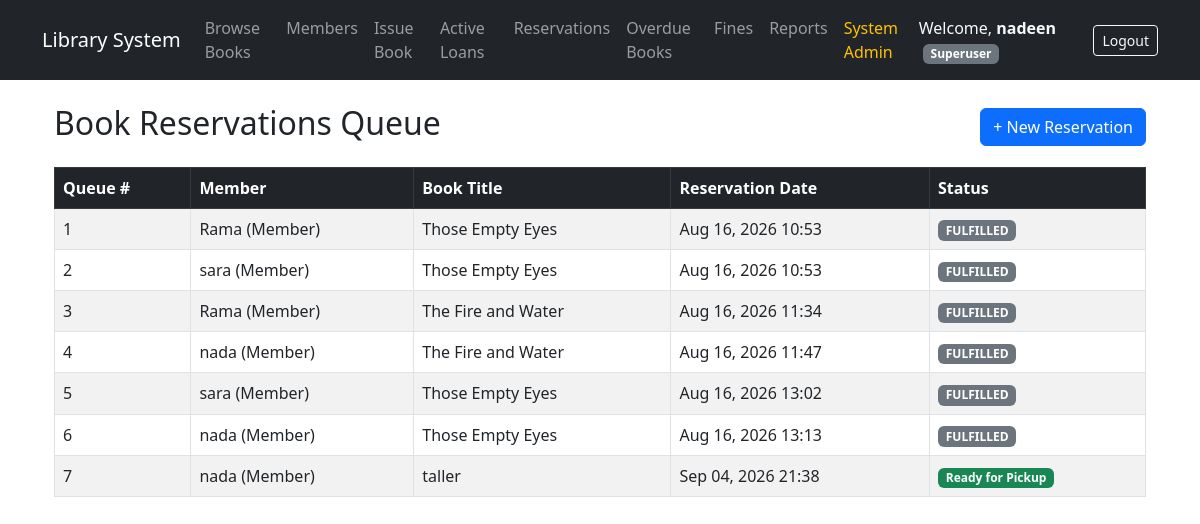
The app's page /books/reservations/ (signed in) with its own data.
### books/models.py (models this page shows, shortened)
class Reservation(models.Model):
    STATUS_CHOICES = (
        ('PENDING', 'Pending'),
        ('AVAILABLE', 'Available for Pickup'),
        ('COMPLETED', 'Completed'),
        ('CANCELLED', 'Cancelled'),
    )
    member = models.ForeignKey(Member, on_delete=models.CASCADE, related_name='reservations')
    book = models.ForeignKey(Book, on_delete=models.CASCADE, related_name='reservations')
    reservation_date = models.DateTimeField(auto_now_add=True)
    status = models.CharField(max_length=15, choices=STATUS_CHOICES, default='PENDING')
    class Meta:
        ordering = ['reservation_date']  # First-come, first-served queue

class Member(models.Model):
    ROLE_CHOICES = (
        ('ADMIN', 'Administrator'),
        ('LIBRARIAN', 'Librarian'),
        ('ASSISTANT', 'Assistant'),
        ('MEMBER', 'Member'),
    )
    user = models.OneToOneField(User, on_delete=models.CASCADE, related_name='member_profile')
    role = models.CharField(max_length=15, choices=ROLE_CHOICES, default='MEMBER')
    phone = models.CharField(max_length=20)
    is_active_member = models.BooleanField(default=True)
    created_at = models.DateTimeField(auto_now_add=True)
    def __str__(self):
        return f"{self.user.username} ({self.get_role_display()})"

class Book(models.Model):
    title = models.CharField(max_length=200)
    author = models.CharField(max_length=200)
    quantity = models.IntegerField(validators=[MinValueValidator(0)])
    publication_year = models.IntegerField(
        validators=[MinValueValidator(1000), MaxValueValidator(current_year)]
    )

### books/views.py (the view)
# urls.py: path('reservations/', views.reservation_list_view, name='reservation_list'),
@login_required
@role_required(['ADMIN', 'LIBRARIAN', 'ASSISTANT'])
def reservation_list_view(request):
    reservations = Reservation.objects.select_related('member__user', 'book').all()
    return render(request, 'books/reservations/reservation_list.html', {'reservations': reservations})

### books/templates/books/reservations/reservation_list.html
{% extends 'books/base.html' %}
{% block content %}
<div class="container mt-4">
    <div class="d-flex justify-content-between align-items-center mb-3">
        <h2>Book Reservations Queue</h2>
        <a href="{% url 'reserve_book' %}" class="btn btn-primary">+ New Reservation</a>
    </div>
    <table class="table table-bordered table-striped">
        <thead class="table-dark">
            <tr>
                <th>Queue #</th>
                <th>Member</th>
                <th>Book Title</th>
                <th>Reservation Date</th>
                <th>Status</th>
            </tr>
        </thead>
        <tbody>
            {% for reservation in reservations %}
            <tr>
                <td>{{ forloop.counter }}</td>
                <td>{{ reservation.member }}</td>
                <td>{{ reservation.book.title }}</td>
                <td>{{ reservation.reservation_date|date:"M d, Y H:i" }}</td>
                <td>
                    {% if reservation.status == 'PENDING' %}
                        <span class="badge bg-warning text-dark">Pending</span>
                    {% elif reservation.status == 'AVAILABLE' %}
                        <span class="badge bg-success">Ready for Pickup</span>
                    {% else %}
                        <span class="badge bg-secondary">{{ reservation.status }}</span>
                    {% endif %}
                </td>
            </tr>
            {% empty %}
            <tr>
                <td colspan="5" class="text-center text-muted">No reservations placed yet.</td>
            </tr>
            {% endfor %}
        </tbody>
    </table>
</div>
{% endblock %}

### books/templates/books/base.html (shortened to what this page needs)
<!DOCTYPE html>
<html lang="en">
<head>
    <link href="https://cdn.jsdelivr.net/npm/bootstrap@5.3.0/dist/css/bootstrap.min.css" rel="stylesheet">
</head>
<body>
    <nav class="navbar navbar-expand-lg navbar-dark bg-dark mb-4">
        <div class="container">
            <a class="navbar-brand" href="{% url 'book_list' %}">Library System</a>
            <div class="collapse navbar-collapse" id="navbarNav">
                {% if user.is_authenticated %}
                    <ul class="navbar-nav me-auto">
                        <li class="nav-item">
                            <a class="nav-link" href="{% url 'book_list' %}">Browse Books</a>
                        </li>
                        {% if user.member_profile.role in 'ADMIN,LIBRARIAN,ASSISTANT' or user.is_superuser %}
                            <li class="nav-item">
                                <a class="nav-link" href="{% url 'member_list' %}">Members</a>
                            </li>
                            <li class="nav-item">
                                <a class="nav-link" href="{% url 'borrow_book' %}">Issue Book</a>
                            </li>
                            <li class="nav-item">
                                <a class="nav-link" href="{% url 'active_loans' %}">Active Loans</a>
                            </li>
                            <li class="nav-item">
                                <a class="nav-link" href="{% url 'reservation_list' %}">Reservations</a>
                            </li>
                            <li class="nav-item">
                                <a class="nav-link" href="{% url 'overdue_books' %}">Overdue Books</a>
                            </li>
                        {% endif %}
                        {% if user.member_profile.role in 'ADMIN,LIBRARIAN' or user.is_superuser %}
                            <li class="nav-item">
                                <a class="nav-link" href="{% url 'fine_list' %}">Fines</a>
                            </li>
                            <li class="nav-item">
                                <a class="nav-link" href="{% url 'reports_dashboard' %}">Reports</a>
                            </li>
                        {% endif %}
                        {% if user.member_profile.is_admin or user.is_superuser %}
                            <li class="nav-item">
                                <a class="nav-link text-warning" href="/admin/" target="_blank">System Admin</a>
                            </li>
                        {% endif %}
                    </ul>
                    <div class="d-flex align-items-center">
                        <span class="navbar-text me-3 text-light">
                            Welcome, <strong>{{ user.username }}</strong>
                            <small class="badge bg-secondary ms-1">
                                {% if user.is_superuser %}
                                    Superuser
                                {% else %}
                                    {{ user.member_profile.get_role_display|default:"Member" }}
                                {% endif %}
                            </small>
                        </span>
                        <form action="{% url 'logout' %}" method="POST" class="d-inline">
                            <button type="submit" class="btn btn-outline-light btn-sm">Logout</button>
                        </form>
                    </div>
                {% else %}
                    <div class="ms-auto">
                        <a href="{% url 'login' %}" class="btn btn-outline-light btn-sm">Login</a>
                    </div>
                {% endif %}
            </div>
        </div>
    </nav>
    <div class="container">
        {% block content %}{% endblock %}
    </div>
</body>
</html>

### records on screen
Reservation: member "Rama (Member)", book "Those Empty Eyes", reservation_date "Aug 16, 2026 10:53", status "FULFILLED"
Reservation: member "sara (Member)", book "Those Empty Eyes", reservation_date "Aug 16, 2026 10:53", status "FULFILLED"
Reservation: member "Rama (Member)", book "The Fire and Water", reservation_date "Aug 16, 2026 11:34", status "FULFILLED"
Reservation: member "nada (Member)", book "The Fire and Water", reservation_date "Aug 16, 2026 11:47", status "FULFILLED"
Reservation: member "sara (Member)", book "Those Empty Eyes", reservation_date "Aug 16, 2026 13:02", status "FULFILLED"
Reservation: member "nada (Member)", book "Those Empty Eyes", reservation_date "Aug 16, 2026 13:13", status "FULFILLED"
Reservation: member "nada (Member)", book "taller", reservation_date "Sep 04, 2026 21:38", status "Ready for Pickup"

### other values on screen
{{ user.username }} "nadeen"
